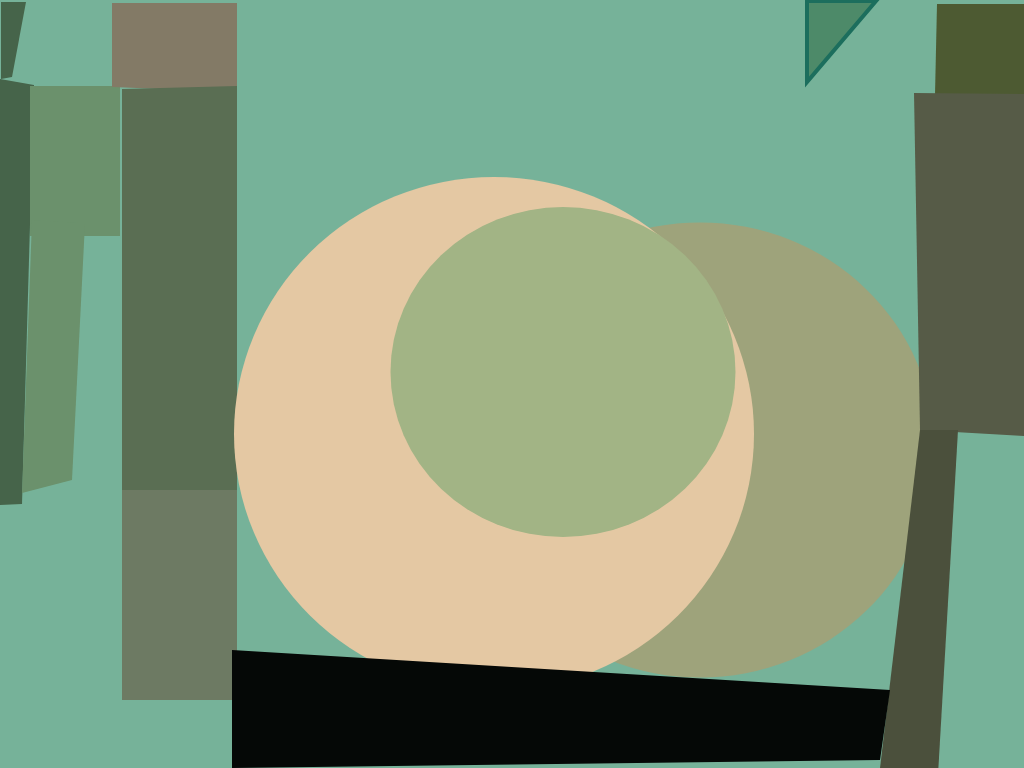
Frame 1 (no input)
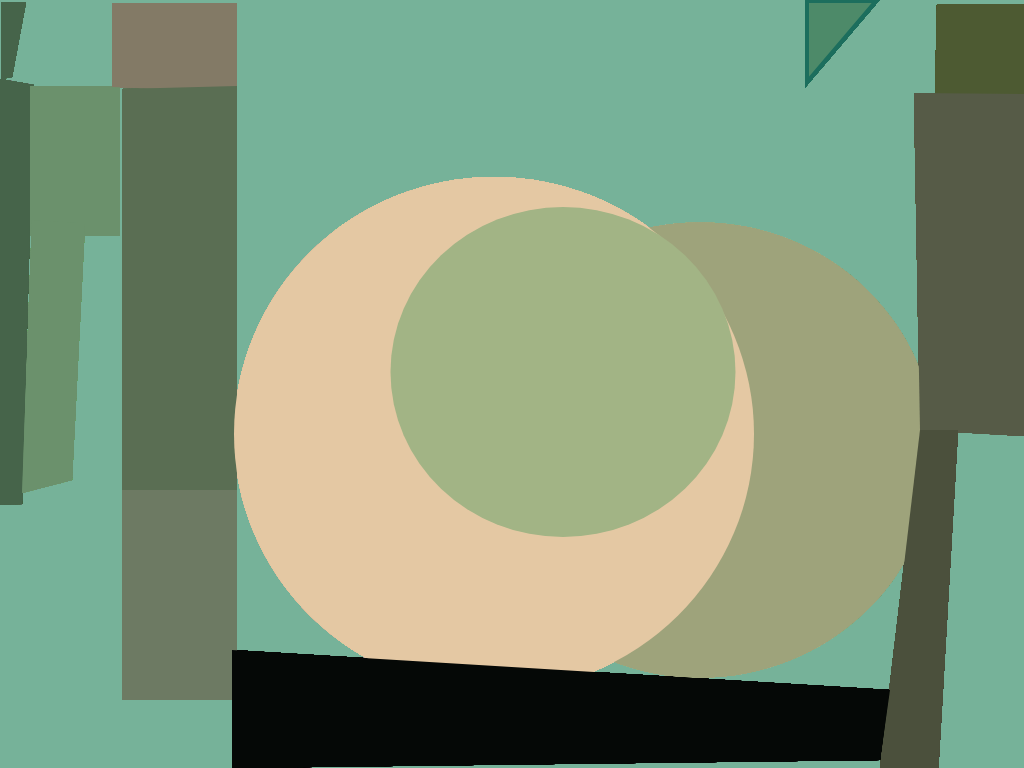
Frame 60 (no input)
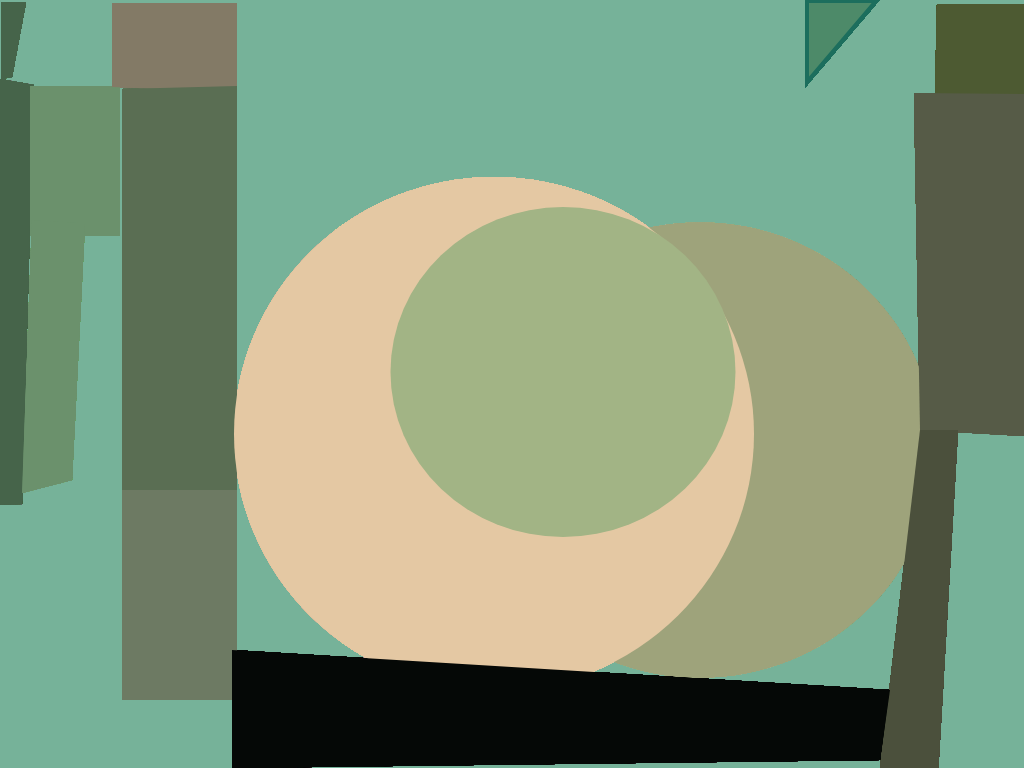
Frame 120 (the mouse pressed at the canvas centre since frame 60)

The p5.js sketch that drew these frames (run headless with seeded random() and noise() and a simulated clock; from frame 60 on, the mouse is pressed at the canvas centre):

// p5.js sketch
// ── sketch.js
 function setup() {
  /*
  1024 x 768
  
  line(), triangle(), quad(), rect(), ellipse(), and arc().
  must ues:  stroke(), fill(), and background() 
  You will need to submit a zip file that only contains the following files:

    Your p5js sketch, which must be named "sketch.js"
    A cropped version of the reference image that your sketch recreates, 
	which must be named "crop.jpg" or "crop.png"
    An html file, called 'index.html' that loads your 'sketch.js' file. 
	If you are using the P5js IDE this file gets created with your sketch. 
	If you are developing outside of the P5js IDE, you can download the attached 
	coursework resource called 'index.html'.
    P5js Library Files - 'p5.js' etc. Either in a sub-directory or the root directory,
	wherever your index file expects them to be. These files will be used to generate 
	course gallery views.
    Please do not include any js files that are not part of your program.

  
   1024x768
  
  */
  createCanvas(1024, 768);
  background(118, 178, 153);
   
}

function draw() {
  stroke(18,80,80);
  strokeWeight(1);	
 noStroke(); 
      
    // Set the fill color 
    fill(70,100,74); 
    quad(1 , 2,   26, 2,   12, 77,   1, 79 );
    quad(0 , 79,   34, 85,   22, 504,   0, 505 );

    fill(107,145,108)
	
    rect(30, 86, 90, 150);	
    quad(32 , 220,   85, 223,   72, 480,   22, 493 );
    fill(131,122,102) 
    quad(112 , 3,   237, 3,   237, 92,   112,  87 );
	fill(90,110,83) 
     quad(122 , 89,   237, 86,   237, 500,   122,  500 );
    fill(109,122,99); 
     quad(122 , 490,   237, 490,   237, 700,   122,  700 );
  
    fill(158,163,123);
	ellipse(700,450,470,455);


  
    strokeWeight(4);
    fill(228,200,163);
  ellipse(494,434,520,514);
  noStroke(); 
  fill(162,180,133);
  ellipse(563,372,345,330);
  
  fill(77,138,105); 
  stroke(28,110,93);
     strokeWeight(4);
       
    triangle(807, 1, 876, 1, 807, 82);  
	 
	  noStroke(); 
	  fill(77,90,50); 
	quad(937 , 4,  1024, 4,   1024, 96,   935,  95 );
	 fill(86,91,71); 
	quad(914 , 93,  1024, 94,   1024, 436,   920,  430 );
	 fill(75,80,60); 
	quad(920 ,430,  958, 430,   938, 775,   880,  768 );
	 fill(5,8,6); 
	quad(232 ,650,  890, 690,   880, 760,  232,  768 );

}
// ── condi.js
// "For loops are cool." Part 5
 function setup() {
  createCanvas(windowWidth, windowHeight);
   strokeWeight(4);
}

function draw() {
  background(155);
 if(mouseIsPressed == true){
    line(mouseX,mouseY, pmouseX,pmouseY)
   console.log("mouseX =",mouseX, "pmouseX =" ,pmouseX);
 }


}
